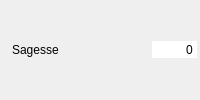
       <widget class="QWidget" name="widget_sagesse" native="true">
        <property name="minimumSize">
         <size>
          <width>200</width>
          <height>26</height>
         </size>
        </property>
        <layout class="QHBoxLayout" name="horizontalLayout_9">
         <property name="spacing">
          <number>2</number>
         </property>
         <property name="leftMargin">
          <number>3</number>
         </property>
         <property name="topMargin">
          <number>3</number>
         </property>
         <property name="rightMargin">
          <number>3</number>
         </property>
         <property name="bottomMargin">
          <number>3</number>
         </property>
         <item>
          <widget class="QLabel" name="label_17">
           <property name="text">
            <string/>
           </property>
           <property name="pixmap">
            <pixmap resource="../images/images.qrc">:/Aptitudes/sagesse.png</pixmap>
           </property>
          </widget>
         </item>
         <item>
          <widget class="QLabel" name="label_sagesse">
           <property name="text">
            <string>Sagesse</string>
           </property>
          </widget>
         </item>
         <item>
          <spacer name="horizontalSpacer_10">
           <property name="orientation">
            <enum>Qt::Horizontal</enum>
           </property>
           <property name="sizeHint" stdset="0">
            <size>
             <width>37</width>
             <height>12</height>
            </size>
           </property>
          </spacer>
         </item>
         <item>
          <widget class="QSpinBox" name="sp_sagesse">
           <property name="focusPolicy">
            <enum>Qt::NoFocus</enum>
           </property>
           <property name="autoFillBackground">
            <bool>true</bool>
           </property>
           <property name="frame">
            <bool>false</bool>
           </property>
           <property name="alignment">
            <set>Qt::AlignRight|Qt::AlignTrailing|Qt::AlignVCenter</set>
           </property>
           <property name="buttonSymbols">
            <enum>QAbstractSpinBox::NoButtons</enum>
           </property>
           <property name="suffix">
            <string/>
           </property>
           <property name="maximum">
            <number>9999999</number>
           </property>
           <property name="stepType">
            <enum>QAbstractSpinBox::DefaultStepType</enum>
           </property>
          </widget>
         </item>
        </layout>
       </widget>
